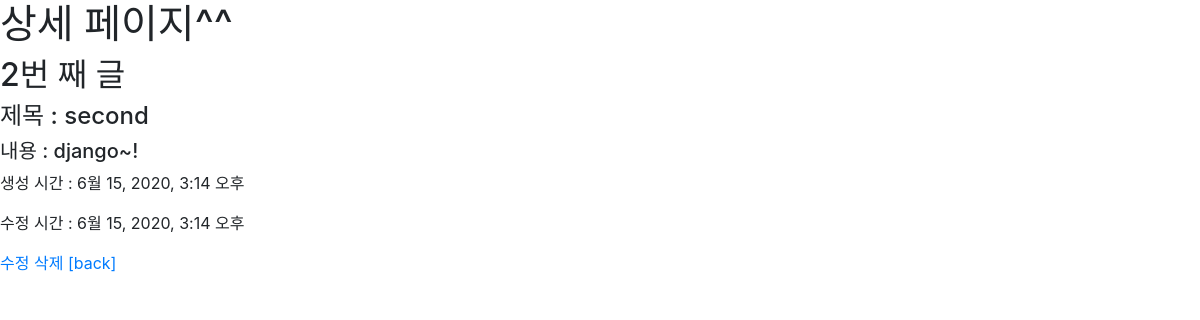
Page /articles/2/ on the committed database.
### articles/models.py (models this page shows)
class Article(models.Model) :
    title = models.CharField(max_length=150)
    content = models.TextField()
    created_at = models.DateTimeField(auto_now_add=True)
    updated_at = models.DateTimeField(auto_now=True)

### articles/views.py (the view)
# urls.py: path('<int:article_pk>/', views.detail, name="detail"),
def detail(request, article_pk):
    article = Article.objects.get(pk=article_pk)
    context = {
        'article' : article
    }
    return render(request, 'articles/detail.html', context)

### articles/templates/articles/detail.html (shortened to what this page needs)
{% extends 'base.html' %}
{% block body %}
  <h1> 상세 페이지^^</h1>
    <h2>{{article.pk}}번 째 글</h2>
    <h4>제목 : {{article.title}}</h4>
    <h5>내용 : {{article.content}}</h5>
    <p>생성 시간 : {{article.created_at}}</p>
    <p>수정 시간 : {{article.updated_at}}</p>
    <a href="{% url 'articles:edit' article.pk %}">수정</a>
    <a href="{% url 'articles:delete' article.pk %}">삭제</a>
    <a href="{% url 'articles:index' %}">[back]</a>
{% endblock %}

### rows in the picture
Article: pk "2", title "second", content "django~!", created_at "6월 15, 2020, 3:14 오후", updated_at "6월 15, 2020, 3:14 오후"
